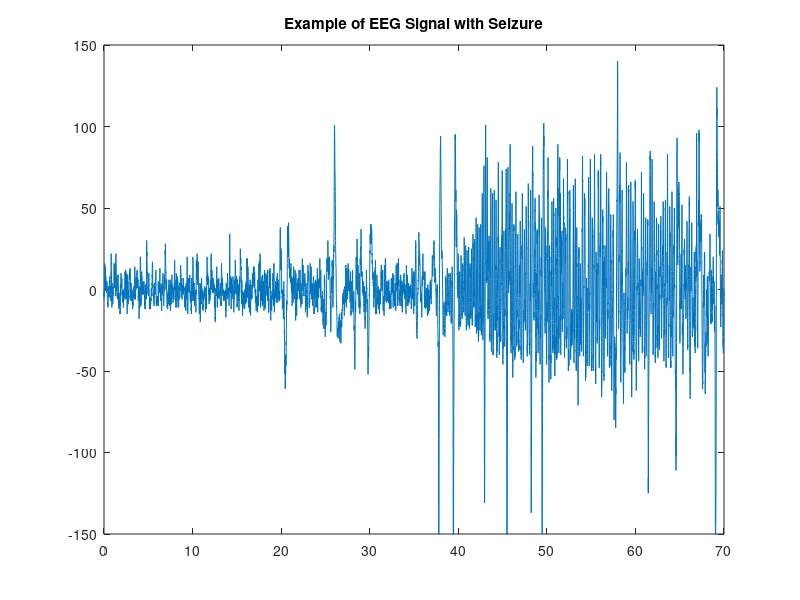

Recreate this plot in MATLAB. (Note: this script raises an error after producing the figure.)
clear;

load('data_assignment.mat');
signal = EEG(12,:);


plot(linspace(0, length(signal)/250, length(signal)), signal);
title('Example of EEG Signal with Seizure')
ylim([-150 150])
xline(39, 'r', 'Start of Seizure', 'FontSize', 14, 'LineWidth', 3)
ylabel('Amplitude (uV)')
xlabel('Time (s)')
set(gca,'FontSize',12)